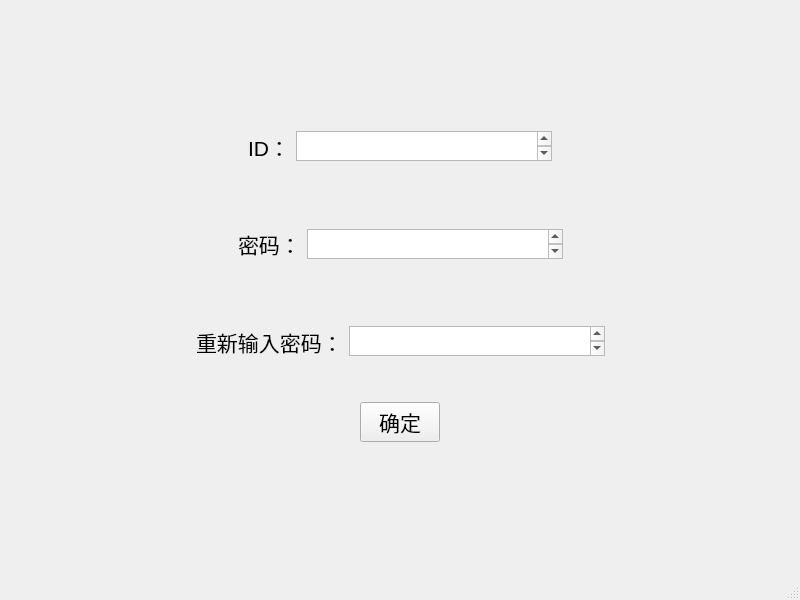
<?xml version="1.0" encoding="UTF-8"?>
<ui version="4.0">
 <class>MainWindowRegister</class>
 <widget class="QMainWindow" name="MainWindowRegister">
  <property name="geometry">
   <rect>
    <x>0</x>
    <y>0</y>
    <width>800</width>
    <height>600</height>
   </rect>
  </property>
  <property name="windowTitle">
   <string>MainWindow</string>
  </property>
  <widget class="QWidget" name="centralwidget">
   <layout class="QVBoxLayout" name="verticalLayout">
    <item>
     <spacer name="verticalSpacer">
      <property name="orientation">
       <enum>Qt::Vertical</enum>
      </property>
      <property name="sizeHint" stdset="0">
       <size>
        <width>20</width>
        <height>40</height>
       </size>
      </property>
     </spacer>
    </item>
    <item>
     <widget class="QWidget" name="widget" native="true">
      <layout class="QHBoxLayout" name="horizontalLayout_21">
       <item>
        <spacer name="horizontalSpacer_37">
         <property name="orientation">
          <enum>Qt::Horizontal</enum>
         </property>
         <property name="sizeHint" stdset="0">
          <size>
           <width>40</width>
           <height>20</height>
          </size>
         </property>
        </spacer>
       </item>
       <item>
        <widget class="QLabel" name="labelUserName">
         <property name="font">
          <font>
           <pointsize>16</pointsize>
          </font>
         </property>
         <property name="text">
          <string>ID：</string>
         </property>
        </widget>
       </item>
       <item>
        <widget class="QTextEdit" name="textEditUserName">
         <property name="minimumSize">
          <size>
           <width>0</width>
           <height>30</height>
          </size>
         </property>
         <property name="maximumSize">
          <size>
           <width>16777215</width>
           <height>30</height>
          </size>
         </property>
         <property name="font">
          <font>
           <pointsize>16</pointsize>
          </font>
         </property>
        </widget>
       </item>
       <item>
        <spacer name="horizontalSpacer_38">
         <property name="orientation">
          <enum>Qt::Horizontal</enum>
         </property>
         <property name="sizeHint" stdset="0">
          <size>
           <width>40</width>
           <height>20</height>
          </size>
         </property>
        </spacer>
       </item>
      </layout>
     </widget>
    </item>
    <item>
     <widget class="QWidget" name="widget_2" native="true">
      <layout class="QHBoxLayout" name="horizontalLayout_23">
       <item>
        <spacer name="horizontalSpacer_39">
         <property name="orientation">
          <enum>Qt::Horizontal</enum>
         </property>
         <property name="sizeHint" stdset="0">
          <size>
           <width>40</width>
           <height>20</height>
          </size>
         </property>
        </spacer>
       </item>
       <item>
        <widget class="QLabel" name="labelPassword1">
         <property name="font">
          <font>
           <pointsize>16</pointsize>
          </font>
         </property>
         <property name="text">
          <string>密码：</string>
         </property>
        </widget>
       </item>
       <item>
        <widget class="QTextEdit" name="textEditPassword1">
         <property name="minimumSize">
          <size>
           <width>0</width>
           <height>30</height>
          </size>
         </property>
         <property name="maximumSize">
          <size>
           <width>16777215</width>
           <height>30</height>
          </size>
         </property>
         <property name="font">
          <font>
           <pointsize>16</pointsize>
          </font>
         </property>
        </widget>
       </item>
       <item>
        <spacer name="horizontalSpacer_40">
         <property name="orientation">
          <enum>Qt::Horizontal</enum>
         </property>
         <property name="sizeHint" stdset="0">
          <size>
           <width>40</width>
           <height>20</height>
          </size>
         </property>
        </spacer>
       </item>
      </layout>
     </widget>
    </item>
    <item>
     <widget class="QWidget" name="widget_5" native="true">
      <layout class="QHBoxLayout" name="horizontalLayout_24">
       <item>
        <spacer name="horizontalSpacer_41">
         <property name="orientation">
          <enum>Qt::Horizontal</enum>
         </property>
         <property name="sizeHint" stdset="0">
          <size>
           <width>40</width>
           <height>20</height>
          </size>
         </property>
        </spacer>
       </item>
       <item>
        <widget class="QLabel" name="labelPassword2">
         <property name="font">
          <font>
           <pointsize>16</pointsize>
          </font>
         </property>
         <property name="text">
          <string>重新输入密码：</string>
         </property>
        </widget>
       </item>
       <item>
        <widget class="QTextEdit" name="textEditPassword2">
         <property name="minimumSize">
          <size>
           <width>0</width>
           <height>30</height>
          </size>
         </property>
         <property name="maximumSize">
          <size>
           <width>16777215</width>
           <height>30</height>
          </size>
         </property>
         <property name="font">
          <font>
           <pointsize>16</pointsize>
          </font>
         </property>
        </widget>
       </item>
       <item>
        <spacer name="horizontalSpacer_42">
         <property name="orientation">
          <enum>Qt::Horizontal</enum>
         </property>
         <property name="sizeHint" stdset="0">
          <size>
           <width>40</width>
           <height>20</height>
          </size>
         </property>
        </spacer>
       </item>
      </layout>
     </widget>
    </item>
    <item>
     <widget class="QWidget" name="widget_3" native="true">
      <layout class="QHBoxLayout" name="horizontalLayout_20">
       <item>
        <spacer name="horizontalSpacer_43">
         <property name="orientation">
          <enum>Qt::Horizontal</enum>
         </property>
         <property name="sizeHint" stdset="0">
          <size>
           <width>40</width>
           <height>20</height>
          </size>
         </property>
        </spacer>
       </item>
       <item>
        <widget class="QPushButton" name="pushButtonSubmit">
         <property name="font">
          <font>
           <pointsize>16</pointsize>
          </font>
         </property>
         <property name="text">
          <string>确定</string>
         </property>
        </widget>
       </item>
       <item>
        <spacer name="horizontalSpacer_44">
         <property name="orientation">
          <enum>Qt::Horizontal</enum>
         </property>
         <property name="sizeHint" stdset="0">
          <size>
           <width>40</width>
           <height>20</height>
          </size>
         </property>
        </spacer>
       </item>
      </layout>
     </widget>
    </item>
    <item>
     <widget class="QWidget" name="widget_4" native="true">
      <property name="minimumSize">
       <size>
        <width>0</width>
        <height>20</height>
       </size>
      </property>
      <widget class="QLabel" name="labelError_3">
       <property name="geometry">
        <rect>
         <x>10</x>
         <y>10</y>
         <width>71</width>
         <height>21</height>
        </rect>
       </property>
       <property name="font">
        <font>
         <pointsize>12</pointsize>
        </font>
       </property>
       <property name="text">
        <string/>
       </property>
      </widget>
     </widget>
    </item>
    <item>
     <spacer name="verticalSpacer_2">
      <property name="orientation">
       <enum>Qt::Vertical</enum>
      </property>
      <property name="sizeHint" stdset="0">
       <size>
        <width>20</width>
        <height>40</height>
       </size>
      </property>
     </spacer>
    </item>
   </layout>
  </widget>
  <widget class="QMenuBar" name="menubar">
   <property name="geometry">
    <rect>
     <x>0</x>
     <y>0</y>
     <width>800</width>
     <height>26</height>
    </rect>
   </property>
  </widget>
  <widget class="QStatusBar" name="statusbar"/>
 </widget>
 <resources/>
 <connections/>
</ui>
